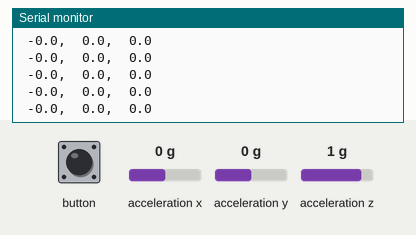
This sketch was run on a simulated ESP32. Shown: the last lines printed to the serial monitor. The test bench sets the inputs (shaded band); at power-on: acceleration x 0 g, acceleration y 0 g, acceleration z 1 g. Nothing arrives over Bluetooth unless stated.

Above: at 1.2 s.
1.3 s: acceleration x set to 0.8 g
At 1.8 s:
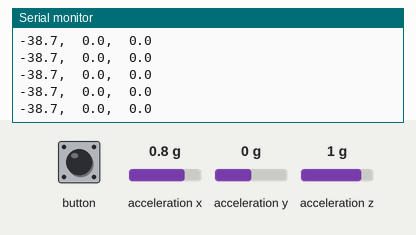
3.2 s: acceleration y set to -1.4 g
At 3.9 s:
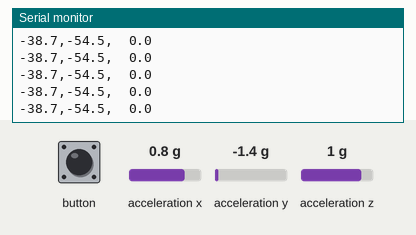
5.1 s: acceleration x set to -1.4 g
At 6.2 s:
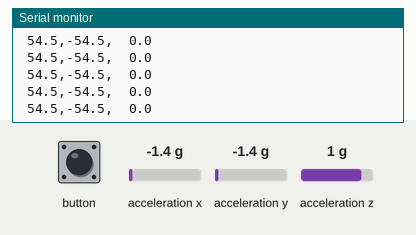
7.0 s: acceleration y set to 0.8 g
At 7.8 s:
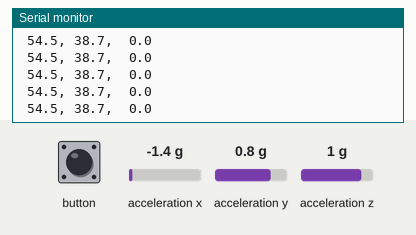
8.9 s: acceleration x set to 1.4 g
At 10.0 s:
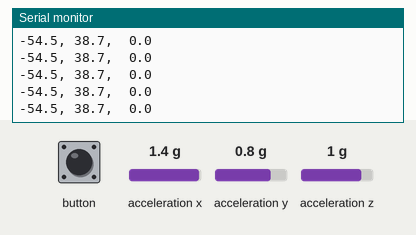

The sketch:

20210501_M5AtomMatrix_MPU6886_02.ino
```cpp
#include <M5Atom.h>
#include "BluetoothSerial.h"

BluetoothSerial SerialBT;

float roll, pitch, yaw;

void setup() {
  M5.begin();
  M5.IMU.Init();
  SerialBT.begin("M5AtomMatrix");
}

void loop() {
  M5.update();  // ボタンの状態を更新
  if (M5.Btn.wasReleased()) {
    ESP.restart();
  }
  M5.IMU.getAhrsData(&pitch, &roll, &yaw);
  Serial.printf("%5.1f,%5.1f,%5.1f\n", pitch, roll, yaw);
  SerialBT.printf("%5.1f, %5.1f, %5.1f\n", pitch, roll, yaw);
  delay(20);
}
```

Measured:
- after the input at 1.3 s, the serial monitor: prints a new line at once (image 1)
- after the input at 3.2 s, the serial monitor: prints a new line at once (image 2)
- after the input at 5.1 s, the serial monitor: prints a new line at once (image 3)
- after the input at 7.0 s, the serial monitor: prints a new line at once (image 4)
- after the input at 8.9 s, the serial monitor: prints a new line at once (image 5)
